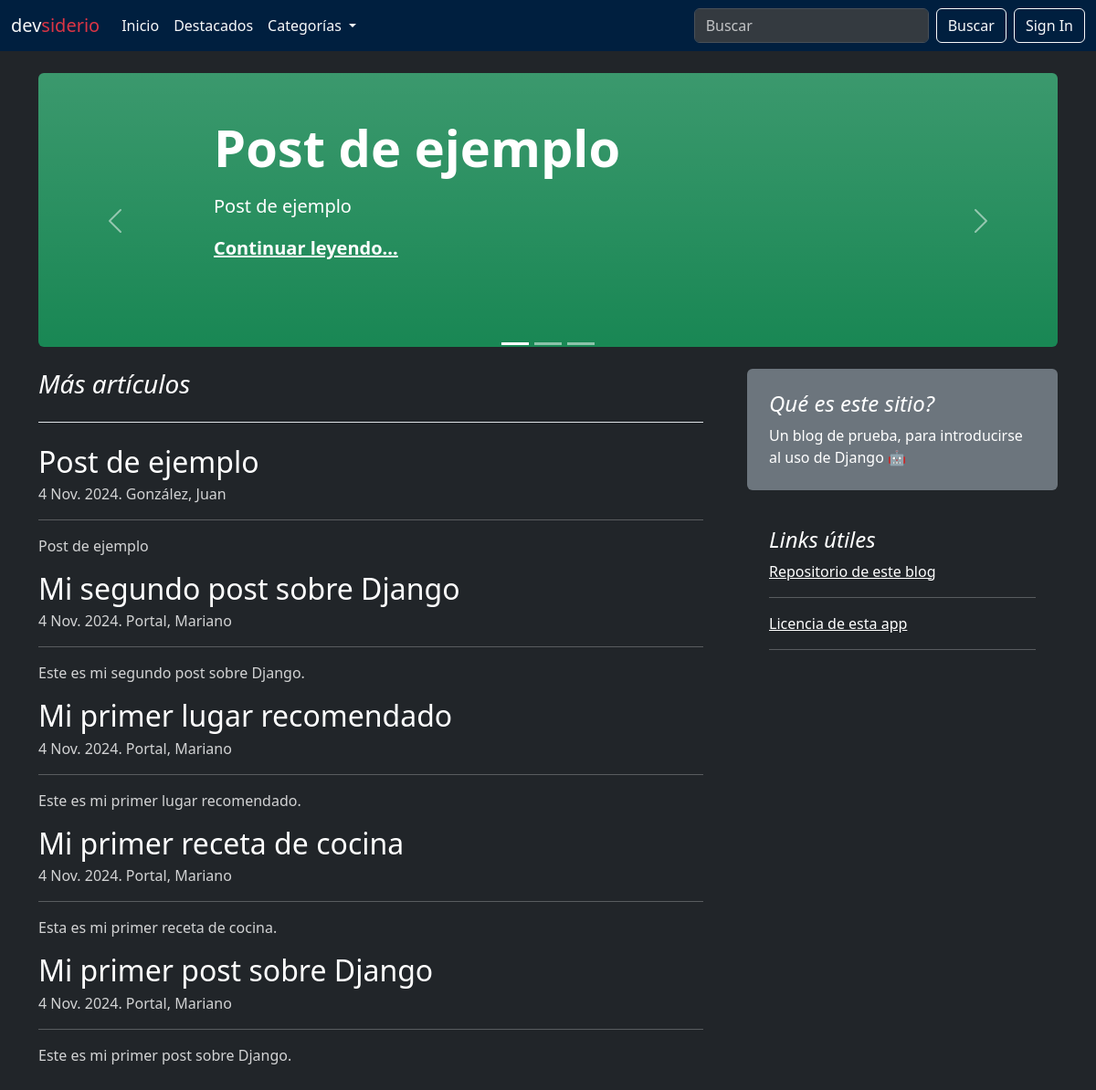
The app's page /, older data.
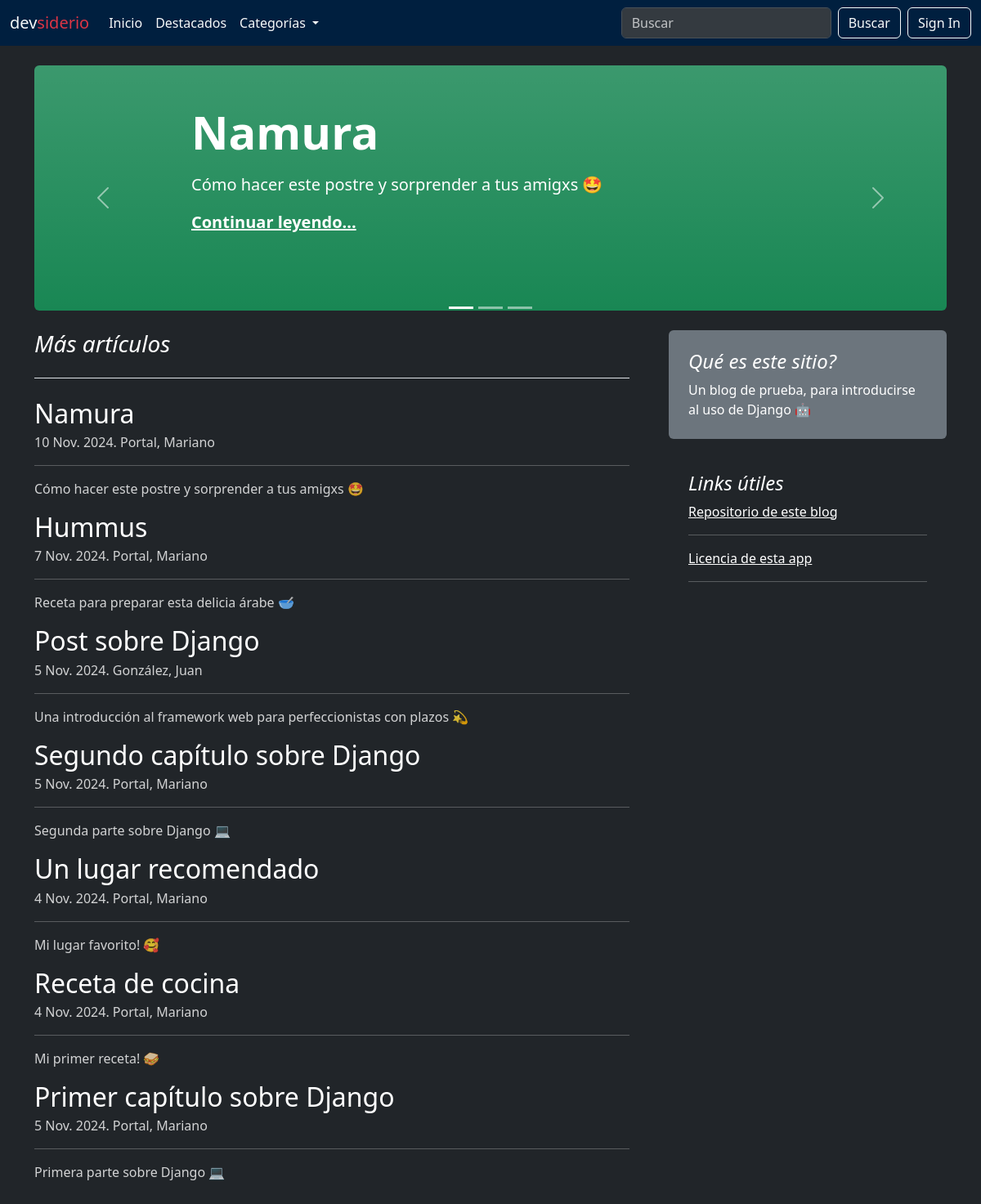
The same page, newer data.
### blogs/models.py (models this page shows, shortened)
class Post(models.Model):
    title = models.CharField(max_length=255)
    slug = models.SlugField(unique=True)
    overview = models.TextField()
    date_created = models.DateTimeField(auto_now_add=True)
    content = models.TextField()
    author = models.ForeignKey(settings.AUTH_USER_MODEL, on_delete=models.PROTECT)
    categories = models.ManyToManyField('Category')
    featured = models.BooleanField(default=False)
    image = models.ImageField(upload_to='post_images/', blank=True, null=True)
    pub_date = models.DateTimeField(default=timezone.now)
    def get_absolute_url(self):
        return reverse("blogs:post", kwargs={"slug": self.slug})
    class Meta:
        ordering = ["-date_created"]

### users/models.py (models this page shows)
class User(AbstractUser):
	def __str__(self):
		return f'{self.last_name}, {self.first_name}'

### blogs/views.py (the view)
# urls.py: path('', views.home_page),
def home_page(request):
    posts = Post.objects.filter(
        pub_date__lte=timezone.now()
    )
    featured = Post.objects.filter(featured=True).filter(
        pub_date__lte=timezone.now()
    )[:3]
    context = {
        'post_list': posts,
        'featured': featured
    }
    return render(request, 'blogs/home_page.html', context=context)

### blogs/context_processors.py (called while the page is built)
def categories_processor(request):
  categories = Category.objects.all()
  return {
    'categories': categories
  }

### blogs/templates/blogs/home_page.html
{% extends 'base.html' %} {% block content %}
<div class="container-xxl bd-gutter mt-3 my-md-4 bd-layout bg-dark text-light">
  <main class="container">
    <div class="row g-5">
      <div class="col-md-12">{% include "blogs/featured.html" %}</div>
    </div>
    <div class="row g-5">
      <div class="col-md-8">
        <h3 class="pb-4 mb-4 fst-italic border-bottom text-light">
          Más artículos
        </h3>
        {% for post in post_list %}
        <article class="blog-post">
          <h2 class="blog-post-title mb-1 text-white">
            <a
              href="{{ post.get_absolute_url }}"
              class="text-white"
              style="text-decoration: none"
            >
              {{ post.title }}
            </a>
          </h2>
          <p class="blog-post-meta text-muted">
            {{ post.pub_date.date }}. {{ post.author }}
          </p>
          <hr class="bg-light" />
          <p class="text-light">{{ post.overview }}</p>
        </article>
        {% endfor %}
      </div>
      <div class="col-md-4">
        <div class="position-sticky" style="top: 2rem">
          <div class="p-4 mb-3 bg-secondary rounded">
            <h4 class="fst-italic text-white">Qué es este sitio?</h4>
            <p class="mb-0 text-light">
              Un blog de prueba, para introducirse al uso de Django 🤖
            </p>
          </div>
          <div class="p-4">
            <h4 class="fst-italic text-white">Links útiles</h4>
            <a
              href="https://github.com/devsiderio/devsiderio-blog"
              target="_blank"
              class="text-light"
            >
              Repositorio de este blog
            </a>
            <hr class="bg-light" />
            <a
              href="https://github.com/devsiderio/devsiderio-blog/blob/main/LICENSE"
              target="_blank"
              class="text-light"
            >
              Licencia de esta app
            </a>
            <hr class="bg-light" />
          </div>
        </div>
      </div>
    </div>
  </main>
</div>
{% endblock content %}

### blogs/templates/blogs/featured.html (shortened to what this page needs)
<div id="carouselIndicators" class="carousel slide" data-bs-ride="true">
  <div class="carousel-indicators">
    <button
      type="button"
      data-bs-target="#carouselIndicators"
      data-bs-slide-to="0"
      class="active"
      aria-current="true"
      aria-label="Slide 1"
    ></button>
    <button
      type="button"
      data-bs-target="#carouselIndicators"
      data-bs-slide-to="1"
      aria-label="Slide 2"
    ></button>
    <button
      type="button"
      data-bs-target="#carouselIndicators"
      data-bs-slide-to="2"
      aria-label="Slide 3"
    ></button>
  </div>
  <div class="carousel-inner">
    {% for f in featured %}
    <div class="carousel-item {% if f == featured|first %}active{% endif %}">
      <div
        class="px-5 p-md-5 mb-4 rounded text-bg-success bg-gradient"
        style="height: 300px"
      >
        <div class="col-md-10 px-5 mx-5">
          <h1 class="display-4 fw-bold px-5">{{ f.title }}</h1>
          <p class="lead my-3 px-5">{{ f.overview }}</p>
          <p class="lead mb-0 px-5">
            <a href="{{ f.get_absolute_url }}" class="text-white fw-bold"
              >Continuar leyendo...</a
            >
          </p>
        </div>
      </div>
    </div>
    {% endfor %}
  </div>
  <button
    class="carousel-control-prev"
    type="button"
    data-bs-target="#carouselIndicators"
    data-bs-slide="prev"
  >
    <span class="carousel-control-prev-icon" aria-hidden="true"></span>
  </button>
  <button
    class="carousel-control-next"
    type="button"
    data-bs-target="#carouselIndicators"
    data-bs-slide="next"
  >
    <span class="carousel-control-next-icon" aria-hidden="true"></span>
  </button>
</div>

Row changes from the older to the newer data that the page shows:
no longer on one of the page's lists (row edited): Post: title "Post de ejemplo", overview "Post de ejemplo"
added Post: title "Namura", overview "Cómo hacer este postre y sorprender a tus amigxs 🤩", pub_date "10 Nov. 2024", author "Portal, Mariano"
added Post: title "Hummus", pub_date "7 Nov. 2024", author "Portal, Mariano", overview "Receta para preparar esta delicia árabe 🥣", shown under "Más artículos"
changed Post "González, Juan": title "Post de ejemplo" → "Post sobre Django"; pub_date "4 Nov. 2024" → "5 Nov. 2024"; overview "Post de ejemplo" → "Una introducción al framework web para perfeccionistas con plazos 💫"
changed Post: title "Mi segundo post sobre Django" → "Segundo capítulo sobre Django"; pub_date "4 Nov. 2024" → "5 Nov. 2024"; overview "Este es mi segundo post sobre Django." → "Segunda parte sobre Django 💻"
changed Post: title "Mi primer lugar recomendado" → "Un lugar recomendado"; overview "Este es mi primer lugar recomendado." → "Mi lugar favorito! 🥰"
changed Post: title "Mi primer receta de cocina" → "Receta de cocina"; overview "Esta es mi primer receta de cocina." → "Mi primer receta! 🥪"
changed Post: title "Mi primer post sobre Django" → "Primer capítulo sobre Django"; pub_date "4 Nov. 2024" → "5 Nov. 2024"; overview "Este es mi primer post sobre Django." → "Primera parte sobre Django 💻"
